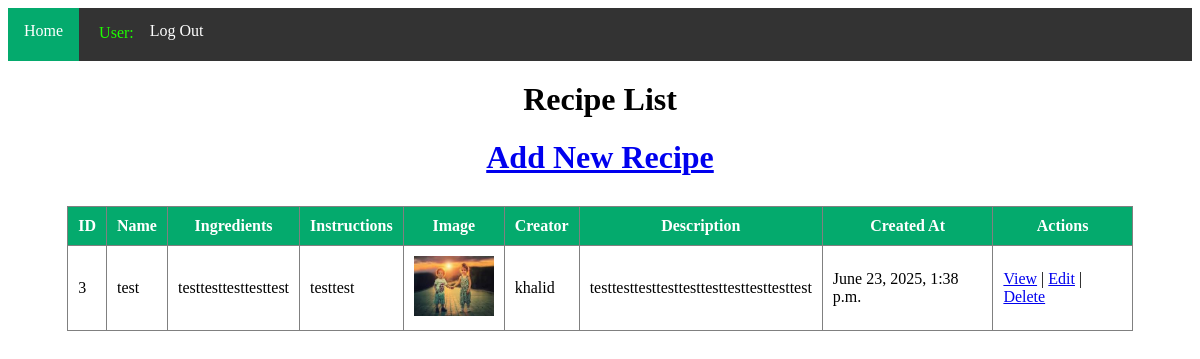
Screenshot of /recipe/ with the database file from the repository.
### recipeApp/models.py (models this page shows)
class recipeModel(models.Model):
    name = models.CharField(max_length=100)
    ingredients = models.TextField(max_length=400)
    instructions = models.TextField(max_length=400)
    recipeImage = models.ImageField(upload_to='static/recipe/')
    creator = models.CharField(max_length=100)
    description = models.TextField(max_length=400)
    createAt = models.DateTimeField(auto_now_add=True)

### recipeApp/views.py (the view)
# urls.py: path('', recipe, name='recipe'),
def recipe(req):
    newRecipe = recipeModel.objects.all()
    context={
        'recipes': newRecipe
    }
    return render(req, 'recipe/recipe.html', context)

### templates/recipe/recipe.html (shortened to what this page needs)
{% extends "master.html" %} "
{% block nav %}
class="active"
{% endblock nav %}
{% block body %}
<h1 style="text-align: center; margin-top: 20px;">Recipe List</h1>
<a href="{% url 'addRecipe' %}" style="text-align: center;"><h1>Add New Recipe</h1></a>
<div style="width: 90%; margin: 30px auto;">
    <table border="1" cellspacing="0" cellpadding="10" style="width: 100%; border-collapse: collapse; background-color: white;">
        <thead style="background-color: #04AA6D; color: white;">
            <tr>
                <th>ID</th>
                <th>Name</th>
                <th>Ingredients</th>
                <th>Instructions</th>
                <th>Image</th>
                <th>Creator</th>
                <th>Description</th>
                <th>Created At</th>
                <th>Actions</th>
            </tr>
        </thead>
        <tbody>
            {% for recipe in recipes %}
            <tr>
                <td>{{ recipe.id }}</td>
                <td>{{ recipe.name }}</td>
                <td>{{ recipe.ingredients }}</td>
                <td>{{ recipe.instructions }}</td>
                <td>
                    {% if recipe.recipeImage %}
                        <img src="{{ recipe.recipeImage }}" alt="Recipe Image" width="80" height="60">
                    {% else %}
                        No Image
                    {% endif %}
                </td>
                <td>{{ recipe.creator }}</td>
                <td>{{ recipe.description }}</td>
                <td>{{ recipe.createAt }}</td>
                <td>
                    <a href="{% url 'view_recipe' recipe.id %}">View</a> |
                    <a href="{% url 'edit_recipe' recipe.id %}">Edit</a> |
                    <a href="{% url 'delete_recipe' recipe.id %}">Delete</a>
                </td>
            </tr>
            {% empty %}
            <tr>
                <td colspan="9" style="text-align: center;">No recipes found.</td>
            </tr>
            {% endfor %}
        </tbody>
    </table>
</div>
{% endblock body %}

### templates/master.html (shortened to what this page needs)
<!DOCTYPE html>
<html>
    <head>
    </head>
    <body>
        <ul>
            <li><a {% block nav %}{% endblock nav %} href="{% url 'index' %}">Home</a></li>
            <li><p style="color:rgb(30, 255, 0); padding-left: 20px;">User: {{ user.username }}</p></li>
            <li><a href="{% url 'logOut' %}">Log Out</a></li>
        </ul>
        {% block body %}{% endblock body %}
    </body>
</html>

### rows the page displays
recipeModel: id "3", name "test", ingredients "testtesttesttesttest", instructions "testtest", recipeImage (picture), creator "khalid", description "testtesttesttesttesttesttesttesttesttest", createAt "June 23, 2025, 1:38 p.m."
